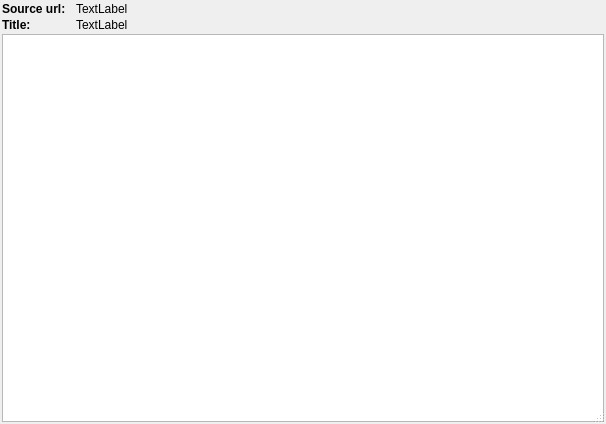
<?xml version="1.0" encoding="UTF-8"?>
<ui version="4.0">
 <class>CSourceViewer</class>
 <widget class="QDialog" name="CSourceViewer">
  <property name="geometry">
   <rect>
    <x>0</x>
    <y>0</y>
    <width>606</width>
    <height>424</height>
   </rect>
  </property>
  <property name="windowTitle">
   <string>Form</string>
  </property>
  <property name="sizeGripEnabled">
   <bool>true</bool>
  </property>
  <layout class="QVBoxLayout" name="verticalLayout">
   <property name="spacing">
    <number>2</number>
   </property>
   <property name="leftMargin">
    <number>2</number>
   </property>
   <property name="topMargin">
    <number>2</number>
   </property>
   <property name="rightMargin">
    <number>2</number>
   </property>
   <property name="bottomMargin">
    <number>2</number>
   </property>
   <item>
    <layout class="QFormLayout" name="formLayout">
     <property name="horizontalSpacing">
      <number>10</number>
     </property>
     <item row="0" column="0">
      <widget class="QLabel" name="label">
       <property name="font">
        <font>
         <weight>75</weight>
         <bold>true</bold>
        </font>
       </property>
       <property name="text">
        <string>Source url:</string>
       </property>
      </widget>
     </item>
     <item row="0" column="1">
      <widget class="QLabel" name="labelUrl">
       <property name="text">
        <string>TextLabel</string>
       </property>
      </widget>
     </item>
     <item row="1" column="0">
      <widget class="QLabel" name="label_3">
       <property name="font">
        <font>
         <weight>75</weight>
         <bold>true</bold>
        </font>
       </property>
       <property name="text">
        <string>Title:</string>
       </property>
      </widget>
     </item>
     <item row="1" column="1">
      <widget class="QLabel" name="labelTitle">
       <property name="text">
        <string>TextLabel</string>
       </property>
      </widget>
     </item>
    </layout>
   </item>
   <item>
    <widget class="QTextEdit" name="editSource">
     <property name="readOnly">
      <bool>true</bool>
     </property>
    </widget>
   </item>
  </layout>
 </widget>
 <resources/>
 <connections/>
</ui>
